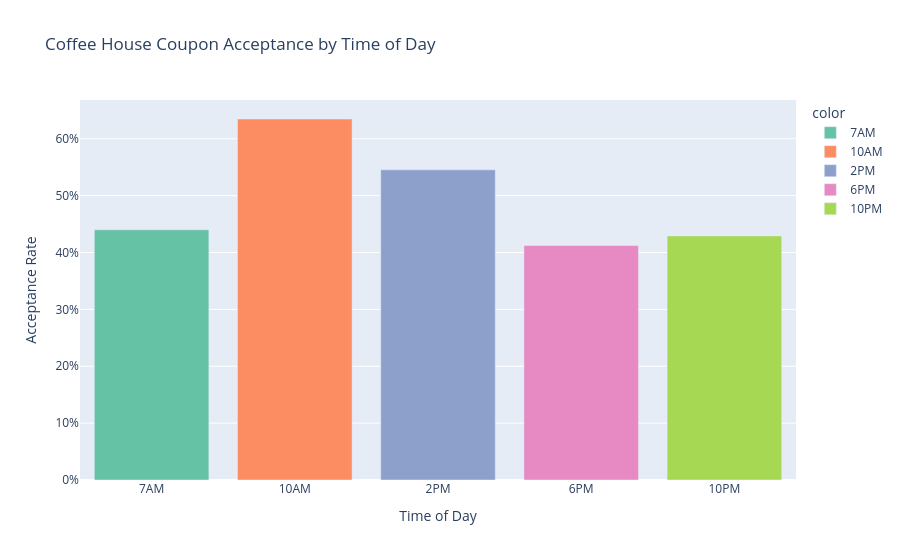

The notebook cell saved with this chart:
### Markdown cell above
The chart shows a clear upward trend — drivers who never visit a coffee house accept at only ~18%, while those who visit 4–8 times a month accept at ~68%. This mirrors the bar coupon finding: prior behavior is the strongest predictor of coupon acceptance. Frequent coffee house visitors already have the habit, making them far more receptive to the offer.

### Code cell
# lets use time of day
time_order = ['7AM', '10AM', '2PM', '6PM', '10PM']
acceptance_by_time = coffee_coupons.groupby('time')['Y'].mean().reindex(time_order)

fig = px.bar(
    x=time_order,
    y=acceptance_by_time.values,
    labels={'x': 'Time of Day', 'y': 'Acceptance Rate'},
    title='Coffee House Coupon Acceptance by Time of Day',
    color=time_order,
    color_discrete_sequence=px.colors.qualitative.Set2
)
fig.update_yaxes(tickformat='.0%')
fig.show()

### Figure 1 — Plotly figure (JSON) as saved in the notebook; plotly's stock layout.template omitted (floating-point values rounded to 4 significant figures)
{"data": [{"hovertemplate": "color=7AM<br>Time of Day=%{x}<br>Acceptance Rate=%{y}<extra></extra>", "legendgroup": "7AM", "marker": {"color": "rgb(102,194,165)", "pattern": {"shape": ""}}, "name": "7AM", "orientation": "v", "showlegend": true, "textposition": "auto", "type": "bar", "x": ["7AM"], "xaxis": "x", "y": [0.44], "yaxis": "y"}, {"hovertemplate": "color=10AM<br>Time of Day=%{x}<br>Acceptance Rate=%{y}<extra></extra>", "legendgroup": "10AM", "marker": {"color": "rgb(252,141,98)", "pattern": {"shape": ""}}, "name": "10AM", "orientation": "v", "showlegend": true, "textposition": "auto", "type": "bar", "x": ["10AM"], "xaxis": "x", "y": [0.6348], "yaxis": "y"}, {"hovertemplate": "color=2PM<br>Time of Day=%{x}<br>Acceptance Rate=%{y}<extra></extra>", "legendgroup": "2PM", "marker": {"color": "rgb(141,160,203)", "pattern": {"shape": ""}}, "name": "2PM", "orientation": "v", "showlegend": true, "textposition": "auto", "type": "bar", "x": ["2PM"], "xaxis": "x", "y": [0.5455], "yaxis": "y"}, {"hovertemplate": "color=6PM<br>Time of Day=%{x}<br>Acceptance Rate=%{y}<extra></extra>", "legendgroup": "6PM", "marker": {"color": "rgb(231,138,195)", "pattern": {"shape": ""}}, "name": "6PM", "orientation": "v", "showlegend": true, "textposition": "auto", "type": "bar", "x": ["6PM"], "xaxis": "x", "y": [0.4123], "yaxis": "y"}, {"hovertemplate": "color=10PM<br>Time of Day=%{x}<br>Acceptance Rate=%{y}<extra></extra>", "legendgroup": "10PM", "marker": {"color": "rgb(166,216,84)", "pattern": {"shape": ""}}, "name": "10PM", "orientation": "v", "showlegend": true, "textposition": "auto", "type": "bar", "x": ["10PM"], "xaxis": "x", "y": [0.4291], "yaxis": "y"}], "layout": {"barmode": "relative", "legend": {"title": {"text": "color"}, "tracegroupgap": 0}, "title": {"text": "Coffee House Coupon Acceptance by Time of Day"}, "xaxis": {"anchor": "y", "domain": [0, 1], "title": {"text": "Time of Day"}}, "yaxis": {"anchor": "x", "domain": [0, 1], "tickformat": ".0%", "title": {"text": "Acceptance Rate"}}}}
